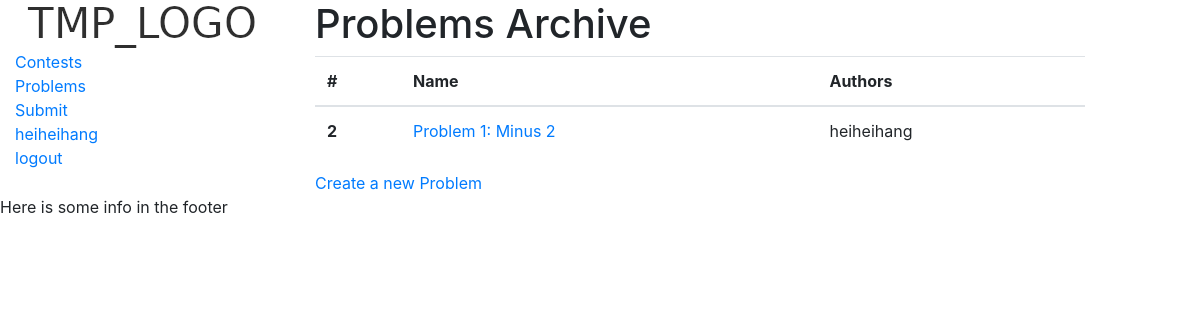
Page /problem/ (signed in) on the earlier database version.
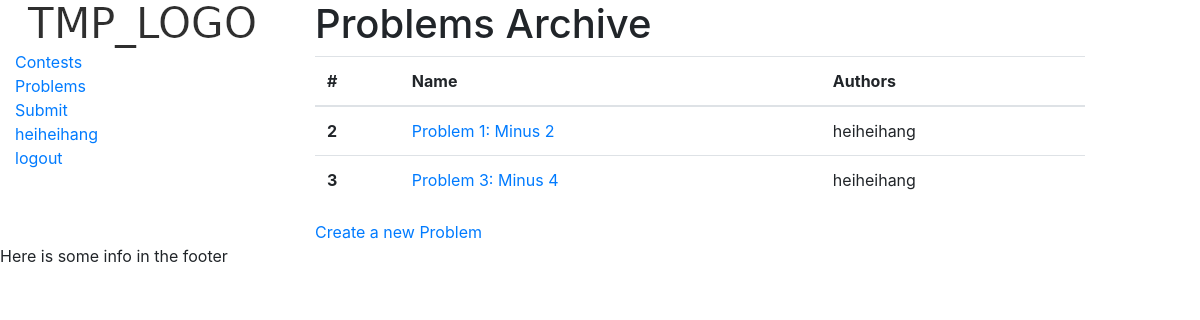
Same page on the later database version.
### problem/models.py (models this page shows, shortened)
class ProblemModel(models.Model):
    name = models.CharField(max_length=100)
    authors = models.ManyToManyField(get_user_model())
    creation_time = models.DateTimeField(auto_now_add=True)
    problem_statement = models.TextField()
    visibility = models.OneToOneField(VisibilityModel, on_delete=models.CASCADE)
    contests = models.ManyToManyField(ContestModel)
    def author_string(self):
        authors_names = [a.get_username() for a in self.authors.all()]
        authors_names.sort()
        num_of_authors = len(authors_names)
        if num_of_authors == 0:
            return 'None'
        elif num_of_authors == 1:
            return authors_names[0]
        else:
            return ', '.join(authors_names[:-1]) + ' and ' + authors_names[-1]
    def is_visible(self, user):
        if self.authors.filter(pk=user.pk).exists():
            return True

### problem/views.py (the view)
# urls.py: path('', views.problem_index_view, name='problem_index'),
def problem_index_view(request):
    if request.method == 'GET':
        problems = ProblemModel.objects.all()
        problems = [p for p in problems if p.is_visible(request.user)]
        if(len(problems) > 10):
            problems = problems[:10]
        return render(request, 'problem/index.html', {'problems': problems})
    return HttpResponseNotAllowed(['GET'])

### problem/templates/problem/index.html
{% extends 'base.html' %}
{% block content %}
<h1> Problems Archive </h1>
<div>
    <table class="table">
      <thead>
        <tr>
        <th scope="col"> # </th>
        <th scope="col">Name</th>
        <th scope="col">Authors</th>
        </tr>
      </thead>
      <tbody>
        {% for problem in problems %}
        <tr>
          <th scope = "row"> {{problem.id}} </th>
          <td><a href="{{ problem.id }}">{{ problem.name }}</a></td>
          <td>{{ problem.author_string }}</td>
        </tr>
        {% endfor %}
      </tbody>
    </table>
</div>
<div class="create-button">
  <a href = "create/"> Create a new Problem </a>
</div>
{% endblock %}

Differences in the rows shown:
added ProblemModel: id "3", name "Problem 3: Minus 4", author_string "heiheihang"
